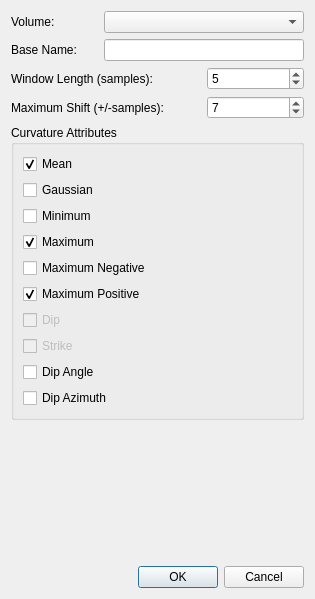
<?xml version="1.0" encoding="UTF-8"?>
<ui version="4.0">
 <class>CurvatureVolumeDialog</class>
 <widget class="QDialog" name="CurvatureVolumeDialog">
  <property name="geometry">
   <rect>
    <x>0</x>
    <y>0</y>
    <width>315</width>
    <height>599</height>
   </rect>
  </property>
  <property name="windowTitle">
   <string>Curvature Volumes</string>
  </property>
  <layout class="QVBoxLayout" name="verticalLayout_2">
   <item>
    <layout class="QGridLayout" name="gridLayout">
     <item row="0" column="0">
      <widget class="QLabel" name="lbInput">
       <property name="text">
        <string>Volume:</string>
       </property>
      </widget>
     </item>
     <item row="0" column="1" colspan="2">
      <widget class="QComboBox" name="cbInput">
       <property name="minimumSize">
        <size>
         <width>200</width>
         <height>0</height>
        </size>
       </property>
      </widget>
     </item>
     <item row="1" column="0">
      <widget class="QLabel" name="label_2">
       <property name="text">
        <string>Base Name:</string>
       </property>
      </widget>
     </item>
     <item row="1" column="1" colspan="2">
      <widget class="QLineEdit" name="leBaseName"/>
     </item>
     <item row="2" column="0" colspan="2">
      <widget class="QLabel" name="label">
       <property name="text">
        <string>Window Length (samples):</string>
       </property>
      </widget>
     </item>
     <item row="2" column="2">
      <widget class="QSpinBox" name="sbWindowLen">
       <property name="minimum">
        <number>-1</number>
       </property>
       <property name="singleStep">
        <number>0</number>
       </property>
       <property name="value">
        <number>5</number>
       </property>
      </widget>
     </item>
     <item row="3" column="0" colspan="2">
      <widget class="QLabel" name="label_3">
       <property name="text">
        <string>Maximum Shift (+/-samples):</string>
       </property>
      </widget>
     </item>
     <item row="3" column="2">
      <widget class="QSpinBox" name="sbMaximumShift">
       <property name="minimum">
        <number>1</number>
       </property>
       <property name="value">
        <number>7</number>
       </property>
      </widget>
     </item>
    </layout>
   </item>
   <item>
    <widget class="QGroupBox" name="groupBox">
     <property name="title">
      <string>Curvature Attributes</string>
     </property>
     <layout class="QVBoxLayout" name="verticalLayout">
      <item>
       <widget class="QCheckBox" name="cbKMean">
        <property name="text">
         <string>Mean</string>
        </property>
        <property name="checked">
         <bool>true</bool>
        </property>
       </widget>
      </item>
      <item>
       <widget class="QCheckBox" name="cbKGauss">
        <property name="text">
         <string>Gaussian</string>
        </property>
       </widget>
      </item>
      <item>
       <widget class="QCheckBox" name="cbKMin">
        <property name="text">
         <string>Minimum</string>
        </property>
       </widget>
      </item>
      <item>
       <widget class="QCheckBox" name="cbKMax">
        <property name="text">
         <string>Maximum</string>
        </property>
        <property name="checked">
         <bool>true</bool>
        </property>
       </widget>
      </item>
      <item>
       <widget class="QCheckBox" name="cbKMaxNeg">
        <property name="text">
         <string>Maximum Negative</string>
        </property>
       </widget>
      </item>
      <item>
       <widget class="QCheckBox" name="cbKMaxPos">
        <property name="text">
         <string>Maximum Positive</string>
        </property>
        <property name="checked">
         <bool>true</bool>
        </property>
       </widget>
      </item>
      <item>
       <widget class="QCheckBox" name="cbDip">
        <property name="enabled">
         <bool>false</bool>
        </property>
        <property name="text">
         <string>Dip</string>
        </property>
       </widget>
      </item>
      <item>
       <widget class="QCheckBox" name="cStrike">
        <property name="enabled">
         <bool>false</bool>
        </property>
        <property name="text">
         <string>Strike</string>
        </property>
       </widget>
      </item>
      <item>
       <widget class="QCheckBox" name="cbDipAngle">
        <property name="text">
         <string>Dip Angle</string>
        </property>
       </widget>
      </item>
      <item>
       <widget class="QCheckBox" name="cbDipAzimuth">
        <property name="text">
         <string>Dip Azimuth</string>
        </property>
       </widget>
      </item>
     </layout>
    </widget>
   </item>
   <item>
    <spacer name="verticalSpacer">
     <property name="orientation">
      <enum>Qt::Vertical</enum>
     </property>
     <property name="sizeHint" stdset="0">
      <size>
       <width>20</width>
       <height>40</height>
      </size>
     </property>
    </spacer>
   </item>
   <item>
    <widget class="QDialogButtonBox" name="buttonBox">
     <property name="orientation">
      <enum>Qt::Horizontal</enum>
     </property>
     <property name="standardButtons">
      <set>QDialogButtonBox::Cancel|QDialogButtonBox::Ok</set>
     </property>
    </widget>
   </item>
  </layout>
 </widget>
 <resources/>
 <connections>
  <connection>
   <sender>buttonBox</sender>
   <signal>accepted()</signal>
   <receiver>CurvatureVolumeDialog</receiver>
   <slot>accept()</slot>
   <hints>
    <hint type="sourcelabel">
     <x>248</x>
     <y>254</y>
    </hint>
    <hint type="destinationlabel">
     <x>157</x>
     <y>274</y>
    </hint>
   </hints>
  </connection>
  <connection>
   <sender>buttonBox</sender>
   <signal>rejected()</signal>
   <receiver>CurvatureVolumeDialog</receiver>
   <slot>reject()</slot>
   <hints>
    <hint type="sourcelabel">
     <x>316</x>
     <y>260</y>
    </hint>
    <hint type="destinationlabel">
     <x>286</x>
     <y>274</y>
    </hint>
   </hints>
  </connection>
 </connections>
</ui>
